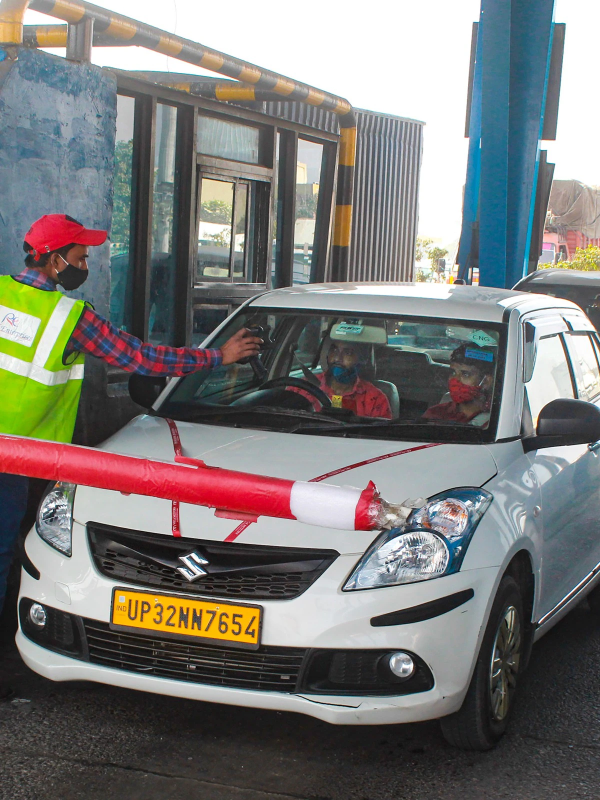
#> input picture fastag.webp, 1200 x 1600 px (shown at 1/2 size)
$ python test_fastag.py fastag.webp
#> lines starting #> are read from the running program, lines starting #| are printed output that depends on the picture; after the words box and inside, x2 and y2 are one past the last pixel; in counts of white or black regions, pixels touching at a corner belong together
"""
test_fastag.py
Robust FASTag 3x3 Windshield Grid Placement Detection Tool.

Usage:
  python test_fastag.py fastag.webp
  python test_fastag.py my_car.jpg

Pipeline:
1. Detects vehicle bounding box using YOLO26x (or accepts pre-cropped windshield).
2. Localizes the active Windshield region.
3. Overlays the standard 3x3 spatial grid on the windshield.
4. Detects the rectangular FASTag RFID tag (aspect ratio ~1.5 - 3.8).
5. Maps the tag centroid to the exact 3x3 grid cell [row, col].
6. Outputs annotated visualization to output_fastag.jpg.
"""
import sys
import os
import cv2
import numpy as np
from ultralytics import YOLO

CELL_NAMES = [
    ["[0,0] Top-Left", "[0,1] Top-Center", "[0,2] Top-Right"],
    ["[1,0] Mid-Left", "[1,1] Center",     "[1,2] Mid-Right"],
    ["[2,0] Bot-Left", "[2,1] Bot-Center", "[2,2] Bot-Right"]
]


def detect_fastag(image_path="fastag.webp", output_path="output_fastag.jpg"):
#> called with image_path = 'fastag.webp', output_path = 'output_fastag.jpg'
    if not os.path.exists(image_path):
        print(f"[ERROR] Image not found: '{image_path}'")
        return None

    img = cv2.imread(image_path)
#> img is the input picture: shape (1600, 1200, 3); mean B, G, R 118.6, 121.1, 122
    if img is None:
        print(f"[ERROR] Could not decode image: '{image_path}'")
        return None

    ih, iw = img.shape[:2]
    annotated = img.copy()

    # Step 1: Detect vehicle to localize windshield accurately
    car_box = None
    if os.path.exists("yolo26x.pt"):
        try:
            m = YOLO("yolo26x.pt")
            res = m(img, conf=0.25, verbose=False)[0]
            best_car_area = 0
            for b in res.boxes:
                lbl = m.names[int(b.cls[0])]
                if lbl in ["car", "truck", "bus"]:
                    bx1, by1, bx2, by2 = [int(x) for x in b.xyxy[0]]
                    area = (bx2 - bx1) * (by2 - by1)
                    if area > best_car_area:
                        best_car_area = area
                        car_box = [bx1, by1, bx2, by2]
        except Exception:
            pass

    # Step 2: Determine Windshield Bounds
    if car_box is not None and (car_box[2] - car_box[0]) > 300 and (car_box[3] - car_box[1]) > 300:
        cx1, cy1, cx2, cy2 = car_box
        cw = cx2 - cx1
        ch = cy2 - cy1
        # Windshield typically occupies top 8%-50% vertically, inner 15%-85% horizontally
        wx1 = max(0, cx1 + int(cw * 0.12))
        wx2 = min(iw, cx1 + int(cw * 0.88))
        wy1 = max(0, cy1 + int(ch * 0.06))
        wy2 = min(ih, cy1 + int(ch * 0.52))
        is_isolated_windshield = False
    else:
        # Image is already a close-up of a windshield or cropped vehicle
        wx1, wy1, wx2, wy2 = 0, 0, iw, ih
        is_isolated_windshield = True

    ww = max(1, wx2 - wx1)
    wh = max(1, wy2 - wy1)
    windshield_crop = img[wy1:wy2, wx1:wx2]

    # Step 3: Multi-cue FASTag detection on the windshield
    gray = cv2.cvtColor(windshield_crop, cv2.COLOR_BGR2GRAY)
    blurred = cv2.GaussianBlur(gray, (5, 5), 0)

    # Gradient & contrast map
    hsv = cv2.cvtColor(windshield_crop, cv2.COLOR_BGR2HSV)
#> hsv: shape (1600, 1200, 3); mean H, S, V 70.7, 47.3, 133.5
    val = hsv[:, :, 2]
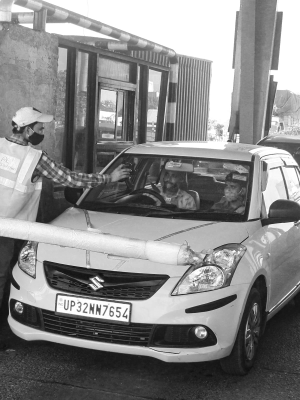
#> val: shape (1600, 1200) (shown at 1/4 size); min 0, max 255, mean 133.5
    val_diff = cv2.absdiff(val, cv2.GaussianBlur(val, (15, 15), 0))
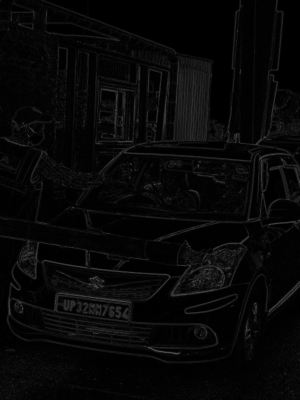
#> val_diff: shape (1600, 1200) (shown at 1/4 size); min 0, max 162, mean 7.4
    _, thresh_val = cv2.threshold(val_diff, 20, 255, cv2.THRESH_BINARY)
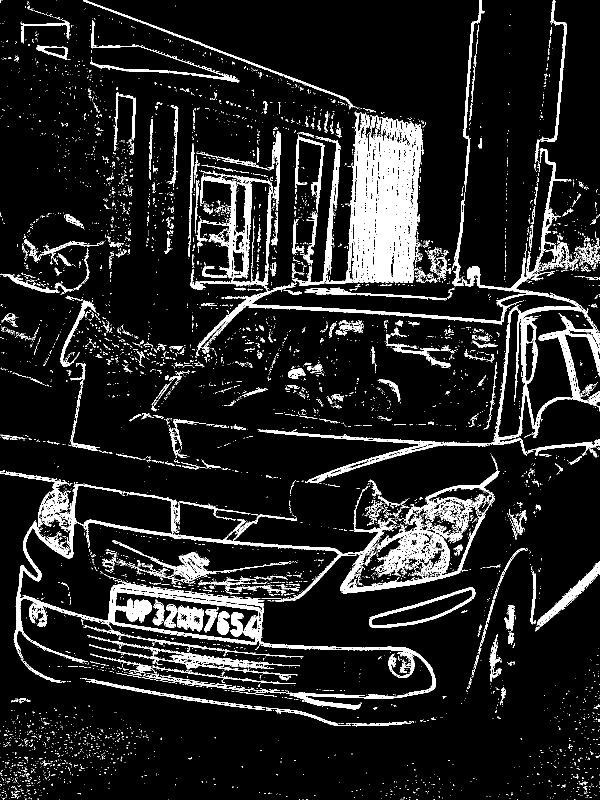
#> thresh_val: shape (1600, 1200) (shown at 1/2 size); 10.4% white in thin lines or dots

    edges = cv2.Canny(blurred, 30, 110)
#> edges: shape (1600, 1200); 6.4% white in thin lines or dots
    kernel = cv2.getStructuringElement(cv2.MORPH_RECT, (5, 3))
    edges_closed = cv2.morphologyEx(edges, cv2.MORPH_CLOSE, kernel)
#> edges_closed: shape (1600, 1200); 12% white; 163 white regions (16 under 20 px), largest, box (x1, y1, x2, y2) and area: (0, 0, 1200, 1450) 177885, (577, 633, 999, 817) 6402, (0, 1500, 176, 1600) 5330

    combined_mask = cv2.bitwise_or(edges_closed, thresh_val)
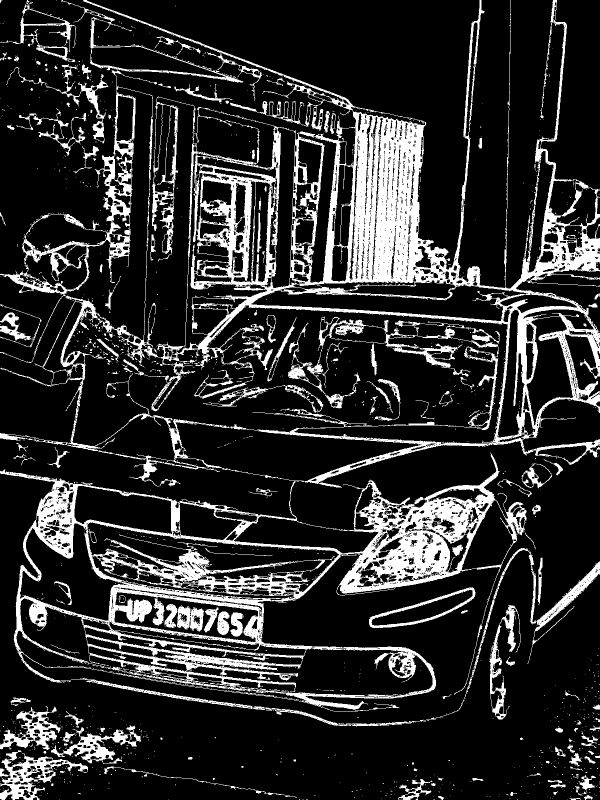
#> combined_mask: shape (1600, 1200) (shown at 1/2 size); 17.9% white; 1802 white regions (1658 under 20 px)
    contours, _ = cv2.findContours(combined_mask, cv2.RETR_EXTERNAL, cv2.CHAIN_APPROX_SIMPLE)
#> contours = 903 contours, 823 with area under 20; largest, box (x1, y1, x2, y2) and area: (0, 0, 1200, 1453) 893935, (122, 0, 487, 166) 9965, (738, 1175, 951, 1256) 6998, (0, 1500, 176, 1600) 6648, (0, 1412, 121, 1500) 4334

    candidates = []
    ws_area = ww * wh

    for cnt in contours:
        x, y, bw, bh = cv2.boundingRect(cnt)
        area = bw * bh
        aspect = float(bw) / max(bh, 1)

        # FASTag aspect ratio: typically 1.3 to 3.8
        # Size inside windshield: between 0.3% and 15% of windshield area
        if (ws_area * 0.003) < area < (ws_area * 0.12) and 1.25 <= aspect <= 3.8:
            # Prefer upper half and center/sides of windshield (standard tag positions)
            y_norm = float(y) / wh
            pos_weight = 1.2 if y_norm < 0.60 else 0.8
            # Ratio score (standard FASTag aspect is ~2.0 - 2.8)
            aspect_score = 1.0 - abs(aspect - 2.2) * 0.25
            score = area * pos_weight * aspect_score
            candidates.append((x, y, bw, bh, aspect, score))
#> this loop made 903 passes
#> (x, y, bw, bh, area, aspect, y_norm, pos_weight) on passes 260, 372, 447, 517, 752, 833, 899: (0, 1500, 176, 100, 17600, 1.76, 0.938, 0.8), (102, 1450, 180, 78, 14040, 2.31, 0.906, 0.8), (0, 1412, 121, 88, 10648, 1.38, 0.882, 0.8), (738, 1175, 213, 81, 17253, 2.63, 0.734, 0.8), (33, 216, 139, 96, 13344, 1.45, 0.135, 1.2), (13, 128, 204, 159, 32436, 1.28, 0.08, 1.2), (122, 0, 365, 166, 60590, 2.2, 0, 1.2)
#> after the loop, candidates = [(0, 1500, 176, 100, 1.76, 12531.2), (102, 1450, 180, 78, 2.31, 10929.6), (0, 1412, 121, 88, 1.38, 6761.5), (738, 1175, 213, 81, 2.63, 12319.9), (33, 216, 139, 96, 1.45, 13002.1), (13, 128, 204, 159, 1.28, 30000.2), (122, 0, 365, 166, 2.2, 72686.1)]

    best_tag = None
    if candidates:
        candidates.sort(key=lambda c: c[5], reverse=True)
        best_tag = candidates[0]
#> best_tag = (122, 0, 365, 166, 2.2, 72686.1)

    # Step 4: Draw 3x3 Spatial Grid on the Windshield
    cell_w = ww / 3.0
    cell_h = wh / 3.0
    grid_color = (255, 200, 50) # Light Cyan / Blue

    # Windshield border
    cv2.rectangle(annotated, (wx1, wy1), (wx2, wy2), (0, 180, 255), 2)
    cv2.putText(annotated, "WINDSHIELD ZONE", (wx1 + 8, max(25, wy1 - 8)),
                cv2.FONT_HERSHEY_SIMPLEX, max(0.5, iw / 2400), (0, 180, 255), 2, cv2.LINE_AA)
#> annotated: shape (1600, 1200, 3); mean B, G, R 117.9, 121.3, 122.6

    # 3x3 internal lines
    for i in range(1, 3):
        gx = int(round(wx1 + i * cell_w))
        gy = int(round(wy1 + i * cell_h))
        cv2.line(annotated, (gx, wy1), (gx, wy2), grid_color, 1, cv2.LINE_AA)
        cv2.line(annotated, (wx1, gy), (wx2, gy), grid_color, 1, cv2.LINE_AA)
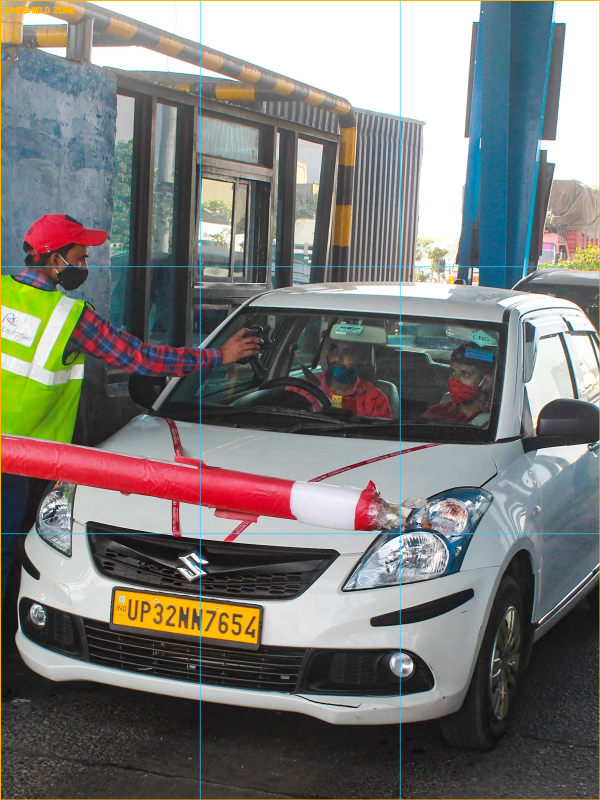
#> annotated: shape (1600, 1200, 3) (shown at 1/2 size); mean B, G, R 118.4, 121.6, 122.3

    # Label grid cells
    for r in range(3):
        for c in range(3):
            lx = int(wx1 + c * cell_w + 10)
            ly = int(wy1 + r * cell_h + 24)
            cv2.putText(annotated, CELL_NAMES[r][c], (lx, ly),
                        cv2.FONT_HERSHEY_SIMPLEX, max(0.38, iw / 3000), (220, 220, 220), 1, cv2.LINE_AA)
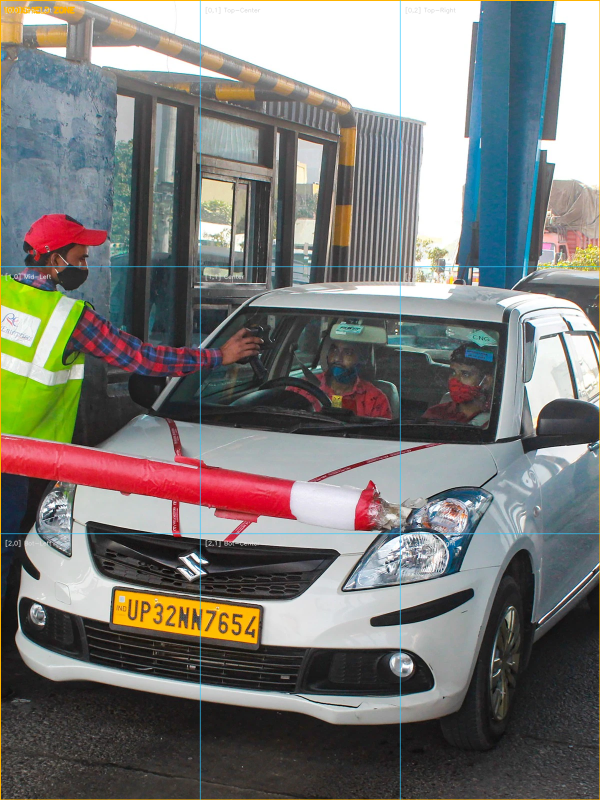
#> annotated: shape (1600, 1200, 3) (shown at 1/2 size); 0.29% of pixels changed, all inside (x1, y1, x2, y2) = (11, 13, 912, 1095)

    print("=" * 68)
    print("ROBUST FASTAG 3x3 WINDSHIELD GRID DETECTION")
    print(f"Image: {image_path} ({iw}x{ih})")
#| Image: fastag.webp (1200x1600)
    print(f"Windshield Bounds: [{wx1}, {wy1}, {wx2}, {wy2}] ({ww}x{wh} px)")
#| Windshield Bounds: [0, 0, 1200, 1600] (1200x1600 px)
    print("=" * 68)

    if best_tag is not None:
        tx_rel, ty_rel, tbw, tbh, taspect, _ = best_tag
#> tx_rel = 122; ty_rel = 0; tbw = 365; tbh = 166; taspect = 2.2
        # Map to full image coordinates
        abs_x1 = wx1 + tx_rel
#> abs_x1 = 122
        abs_y1 = wy1 + ty_rel
#> abs_y1 = 0
        abs_x2 = abs_x1 + tbw
#> abs_x2 = 487
        abs_y2 = abs_y1 + tbh
#> abs_y2 = 166
        tcx_rel = tx_rel + tbw / 2.0
#> tcx_rel = 304.5
        tcy_rel = ty_rel + tbh / 2.0
#> tcy_rel = 83

        grid_col = min(int(tcx_rel / cell_w), 2)
#> grid_col = 0
        grid_row = min(int(tcy_rel / cell_h), 2)
#> grid_row = 0
        grid_name = CELL_NAMES[grid_row][grid_col]
#> grid_name = '[0,0] Top-Left'

        # Draw FASTag bounding box and centroid
        tag_color = (0, 255, 0) # Lime green
        cv2.rectangle(annotated, (abs_x1, abs_y1), (abs_x2, abs_y2), tag_color, 3)
        cv2.circle(annotated, (int(wx1 + tcx_rel), int(wy1 + tcy_rel)), 6, (0, 0, 255), -1)
#> annotated: shape (1600, 1200, 3); mean B, G, R 118.2, 121.9, 121.9

        # Label tag
        tag_text = f"FASTag: {grid_name}"
#> tag_text = 'FASTag: [0,0] Top-Left'
        (tw, th), _ = cv2.getTextSize(tag_text, cv2.FONT_HERSHEY_SIMPLEX, max(0.55, iw / 2000), 2)
#> tw = 223; th = 14
        cv2.rectangle(annotated, (abs_x1, max(0, abs_y1 - th - 8)), (abs_x1 + tw + 10, abs_y1), tag_color, -1)
        cv2.putText(annotated, tag_text, (abs_x1 + 5, max(18, abs_y1 - 6)),
                    cv2.FONT_HERSHEY_SIMPLEX, max(0.55, iw / 2000), (0, 0, 0), 2, cv2.LINE_AA)
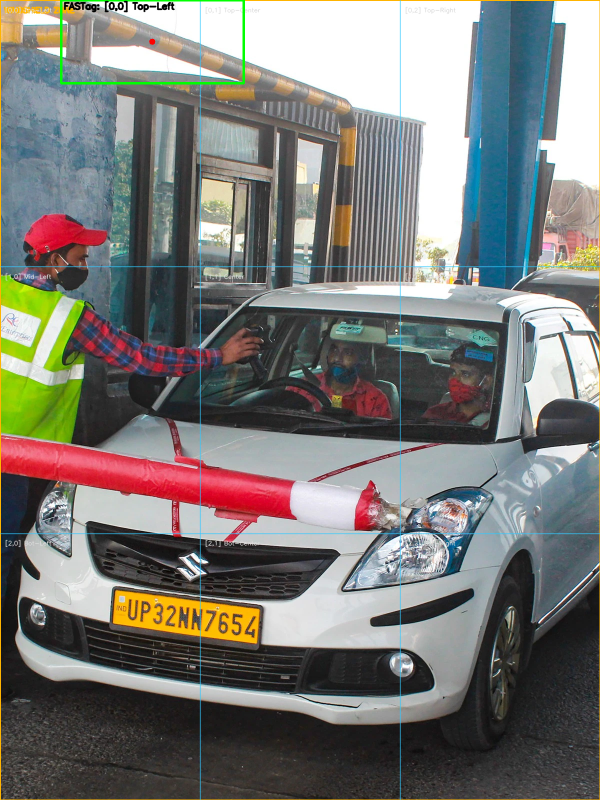
#> annotated: shape (1600, 1200, 3) (shown at 1/2 size); mean B, G, R 118, 121.6, 121.7

        print("\n--- DETECTION STATUS: FASTAG DETECTED ---")
        print(f"  • Windshield Coordinates : [{wx1}, {wy1}, {wx2}, {wy2}]")
#|   • Windshield Coordinates : [0, 0, 1200, 1600]
        print(f"  • FASTag Bounding Box    : [{abs_x1}, {abs_y1}, {abs_x2}, {abs_y2}]")
#|   • FASTag Bounding Box    : [122, 0, 487, 166]
        print(f"  • Tag Dimensions         : {tbw}px x {tbh}px (Aspect: {taspect:.2f})")
#|   • Tag Dimensions         : 365px x 166px (Aspect: 2.20)
        print(f"  • 3x3 Grid Placement     : Row {grid_row}, Column {grid_col} -> {grid_name}")
#|   • 3x3 Grid Placement     : Row 0, Column 0 -> [0,0] Top-Left
        print(f"  • Disambiguation Role    : Separates near-identical white/silver vehicles")
    else:
        print("\n--- DETECTION STATUS: NO FASTAG DETECTED ON WINDSHIELD ---")
        print("  • Windshield was scanned, but no qualifying FASTag sticker was found.")

    cv2.imwrite(output_path, annotated)
    print(f"\nVisualization saved to: {output_path}")
    print("=" * 68)


if __name__ == "__main__":
    target = sys.argv[1] if len(sys.argv) > 1 else "fastag.webp"
    detect_fastag(target)

$ run again, with my_car.webp copied over fastag.webp
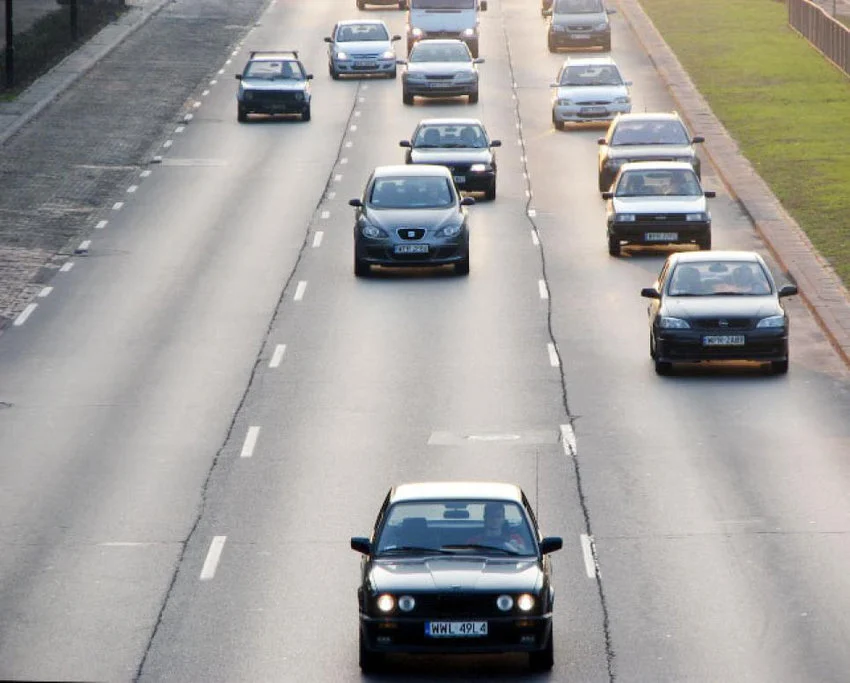
#> input picture my_car.webp, 850 x 683 px
#> in detect_fastag, img is the input picture: shape (683, 850, 3); mean B, G, R 157.9, 160.3, 162.1
#> hsv: shape (683, 850, 3); mean H, S, V 50.5, 26.7, 166.6
#> in detect_fastag, `_, thresh_val = cv2.threshold(val_diff, 20, 255, cv2.THRESH_BINARY)`:
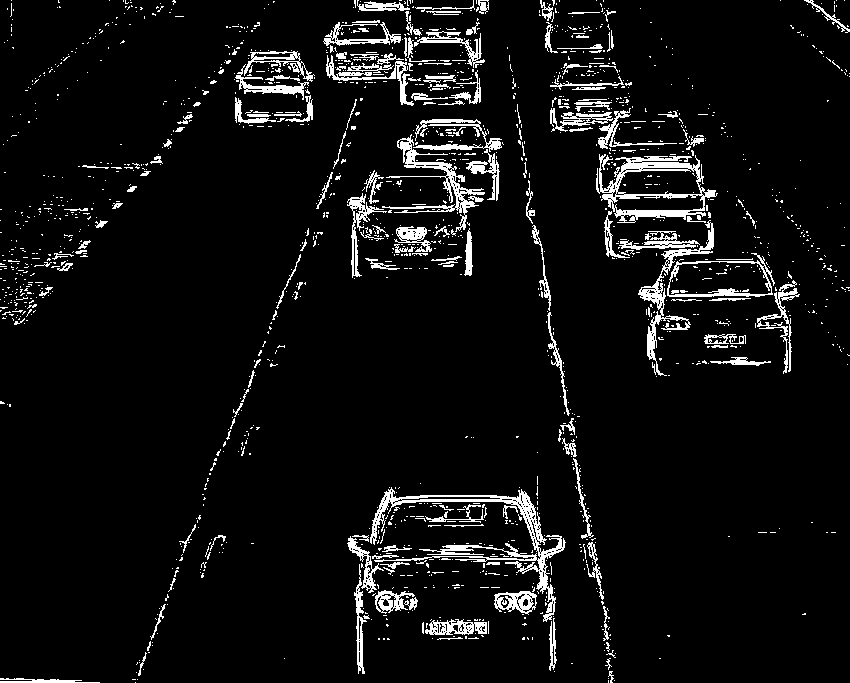
#> thresh_val: shape (683, 850); 6.2% white in thin lines or dots
#> edges: shape (683, 850); 4.4% white in thin lines or dots
#> edges_closed: shape (683, 850); 7.6% white; 48 white regions (1 under 20 px), largest, box (x1, y1, x2, y2) and area: (541, 0, 850, 382) 11985, (350, 457, 563, 683) 6112, (349, 118, 501, 283) 5484
#> combined_mask: shape (683, 850); 11.5% white; 398 white regions (352 under 20 px)
#> contours = 268 contours, 232 with area under 20; largest, box (x1, y1, x2, y2) and area: (539, 0, 850, 382) 40170, (347, 457, 566, 683) 22015, (347, 118, 502, 283) 17956, (315, 0, 489, 210) 12188, (234, 49, 315, 126) 4959
#> the loop in detect_fastag, `for cnt in contours:` made 268 passes
#> (x, y, bw, bh, area, aspect, y_norm, aspect_score) on passes 180, 263, 265: (66, 139, 151, 54, 8154, 2.8, 0.204, 0.851), (0, 0, 201, 149, 29949, 1.35, 0, 0.787), (0, 0, 147, 104, 15288, 1.41, 0, 0.803)
#> after the loop in detect_fastag, `for cnt in contours:`: candidates = [(66, 139, 151, 54, 2.8, 8326.1), (0, 0, 201, 149, 1.35, 28292.8), (0, 0, 147, 104, 1.41, 14738.2)]
#> best_tag = (0, 0, 201, 149, 1.35, 28292.8)
#| Image: fastag.webp (850x683)
#| Windshield Bounds: [0, 0, 850, 683] (850x683 px)
#> tx_rel = 0; tbw = 201; tbh = 149; taspect = 1.35
#> abs_x1 = 0
#> abs_x2 = 201
#> abs_y2 = 149
#> tcx_rel = 100.5
#> tcy_rel = 74.5
#> grid_col = 0
#> grid_name = '[0,0] Top-Left'
#> tag_text = 'FASTag: [0,0] Top-Left'
#> tw = 205; th = 13
#> in detect_fastag, `cv2.putText(annotated, tag_text, (abs_x1 + 5, max(18, abs_y1 - 6)), cv..`:
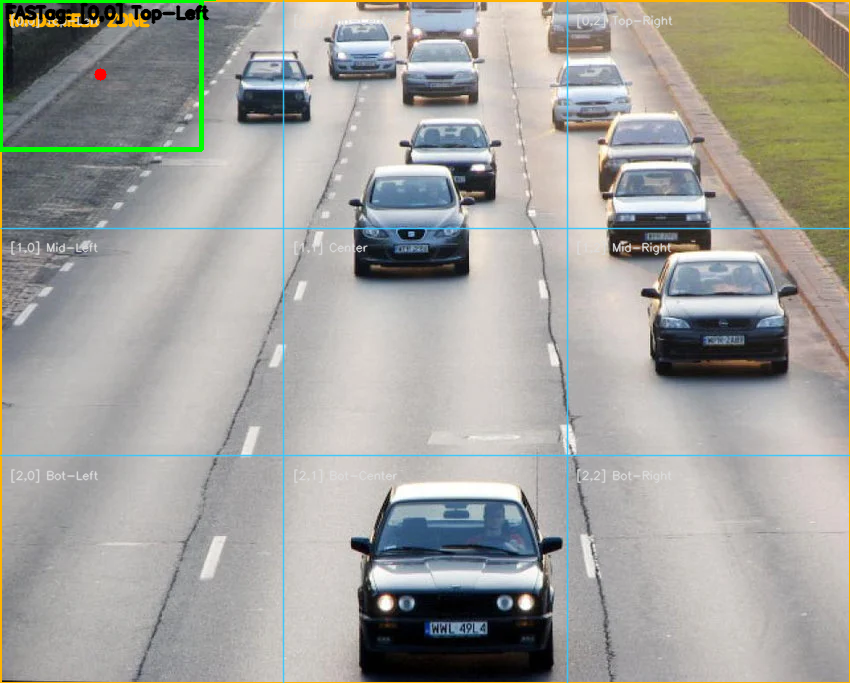
#> annotated: shape (683, 850, 3); mean B, G, R 156.9, 161.6, 161.7
#|   • Windshield Coordinates : [0, 0, 850, 683]
#|   • FASTag Bounding Box    : [0, 0, 201, 149]
#|   • Tag Dimensions         : 201px x 149px (Aspect: 1.35)
#|   • 3x3 Grid Placement     : Row 0, Column 0 -> [0,0] Top-Left
